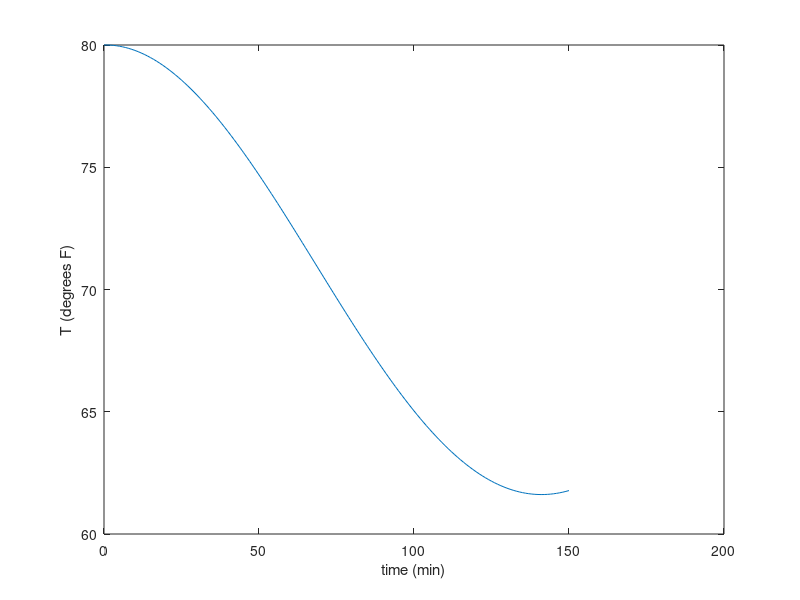

Recreate this plot in MATLAB.
A = 1/400;
Gp = 1/2000;
Tset = 70;
T = 0:150;
t = zeros(150,1);
t(1:2) = 80;

for i=2:(length(T)-1)
	disp(i);
	t(i+1) = (2-A)*(t(i)) + (A-1)*(t(i-1)) + Gp*(Tset - t(i));
end

figure;
plot(T,t);
xlabel('time (min)');
ylabel('T (degrees F)');